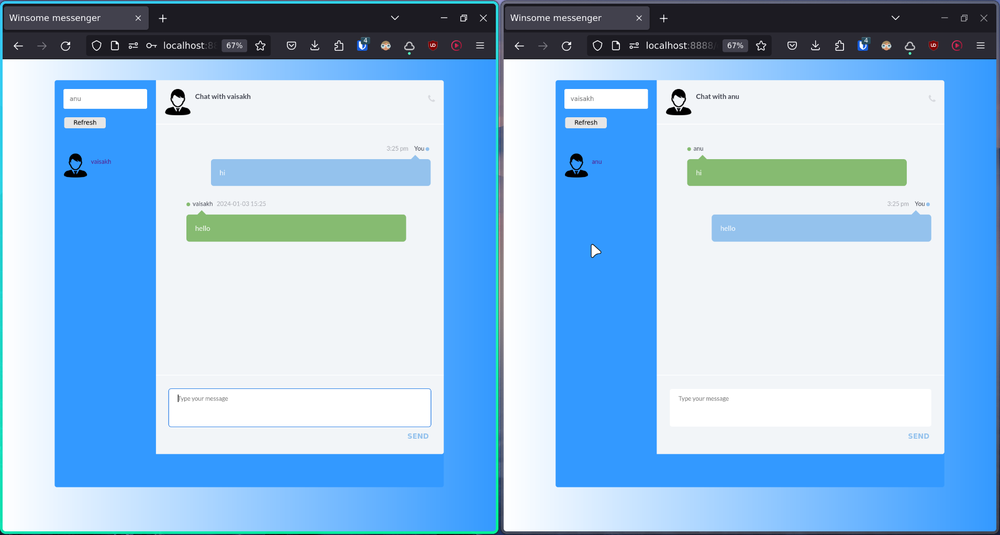
#> input picture winsome.png, 1000 x 535 px, shrunk from 1910 x 1022 before the run
$ python detect.py
#> lines starting #> are read from the running program, lines starting #| are printed output that depends on the picture; after the words box and inside, x2 and y2 are one past the last pixel; in counts of white or black regions, pixels touching at a corner belong together
import cv2
import numpy as np

# Read the screenshot image
screenshot = cv2.imread('winsome.png')
#> screenshot is the input picture: shape (535, 1000, 3); mean B, G, R 224.3, 190.4, 152.8
result = "hello.png"
# Convert the image to grayscale
gray = cv2.cvtColor(screenshot, cv2.COLOR_BGR2GRAY)
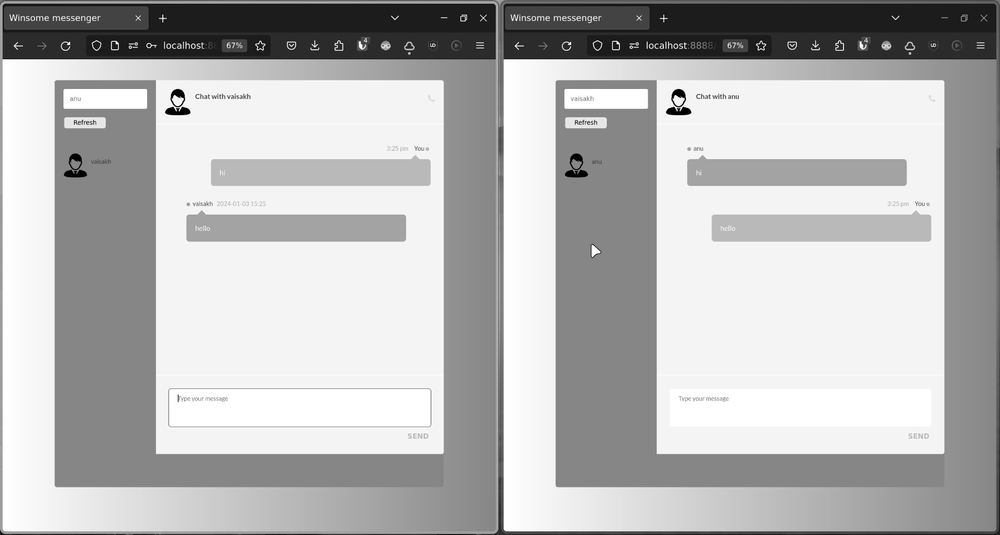
#> gray: shape (535, 1000); min 0, max 255, mean 182.9

# Apply edge detection or other preprocessing techniques as needed
# For simplicity, we'll use Canny edge detection in this example
edges = cv2.Canny(gray, 50, 150)
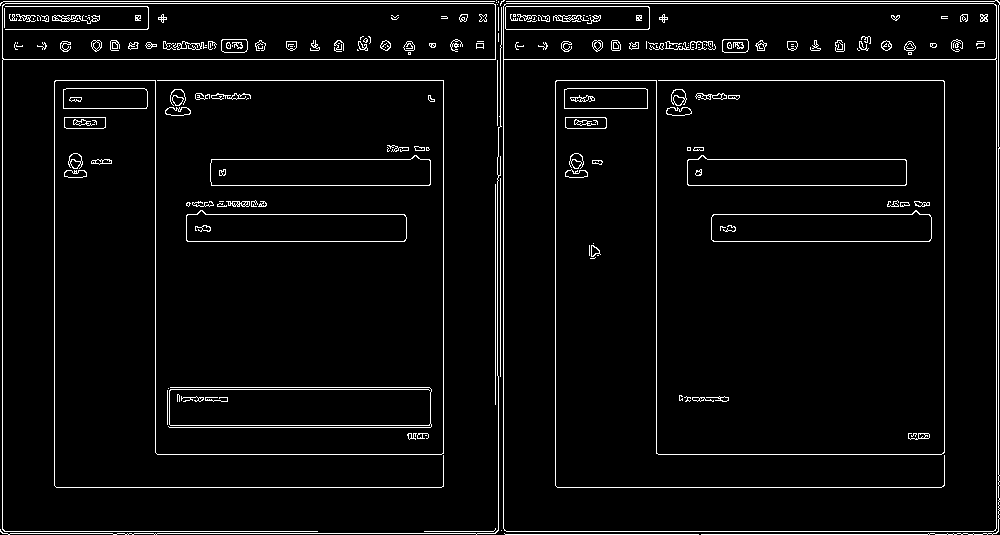
#> edges: shape (535, 1000); 4.2% white in thin lines or dots
#cv2.imwrite(result, result+"edge.png")


# Find contours in the edge-detected image
contours, _ = cv2.findContours(edges, cv2.RETR_EXTERNAL, cv2.CHAIN_APPROX_SIMPLE)
#> contours = 53 contours, 34 with area under 20; largest, box (x1, y1, x2, y2) and area: (503, 3, 997, 532) 260288, (2, 3, 496, 532) 27606, (186, 210, 407, 242) 5957, (210, 155, 431, 186) 5736, (63, 88, 148, 109) 1672

# Create a blank image to draw the bounding boxes and red dots
result_image = np.zeros_like(screenshot)
#:result_image = screenshot

# Iterate through the contours and draw bounding boxes
for contour in contours:
    x, y, w, h = cv2.boundingRect(contour)

    # Draw bounding box
    cv2.rectangle(result_image, (x, y), (x + w, y + h), (0, 255, 0), 2)

    # Calculate center point
    center_x = x + w // 2
    center_y = y + h // 2

    # Draw red dot at the center point
    cv2.circle(result_image, (center_x, center_y), 5, (0, 0, 255), -1)
#> this loop made 53 passes
#> (x, y, w, h, center_x, center_y) on passes 2, 3, 5, 6, 7, 8, 9, 11, 12, 13, 14, 15: (501, 530, 1, 1, 501, 530), (424, 528, 72, 4, 460, 530), (417, 433, 12, 6, 423, 436), (407, 433, 10, 7, 412, 436), (205, 397, 23, 5, 216, 399), (181, 396, 23, 6, 192, 399), (177, 394, 3, 8, 178, 398), (168, 388, 1, 1, 168, 388), (168, 387, 264, 41, 300, 407), (186, 210, 221, 32, 296, 226), (217, 203, 10, 4, 222, 205), (186, 202, 5, 5, 188, 204)
#> (contour, x, y, w, h, center_x, center_y) on passes 1, 4, 10, 18, 21, 22: ([[504, 533], [505, 534], [698, 534], [505, 534]], 504, 533, 195, 2, 601, 534), ([[425, 435], [426, 435]], 425, 435, 2, 1, 426, 435), ([[167, 390], [167, 424]], 167, 390, 1, 35, 167, 407), ([[219, 201], [223, 201]], 219, 201, 5, 1, 221, 201), ([[495, 184], [495, 404]], 495, 184, 1, 221, 495, 294), ([[500, 178], [500, 376]], 500, 178, 1, 199, 500, 277)
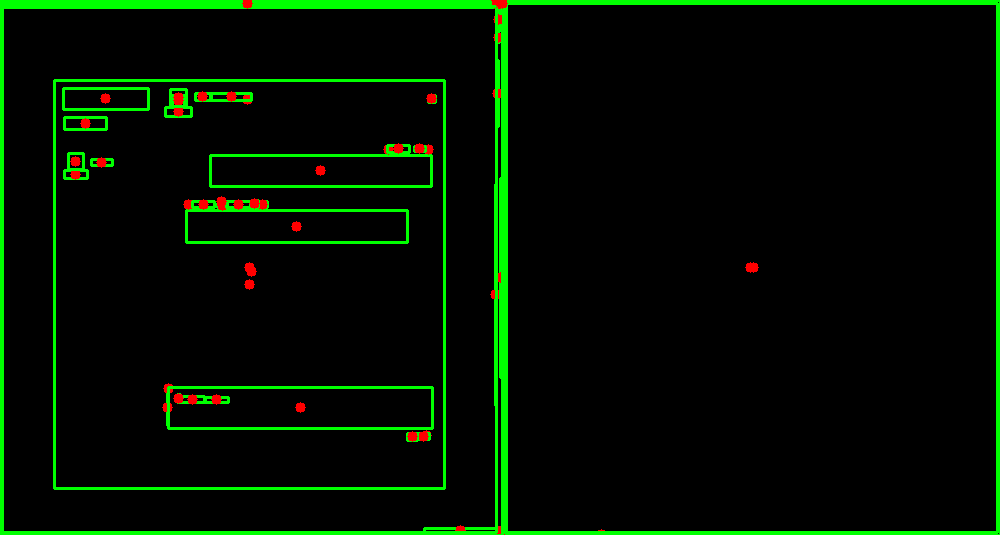
#> result_image: shape (535, 1000, 3); mean of channels 0, 1, 2 0, 16, 1.5; drawn as B, G, R

# Display the result
#cv2.imshow('Result', result_image)

cv2.imwrite(result, result_image)
#cv2.waitKey(0)
#cv2.destroyAllWindows()
